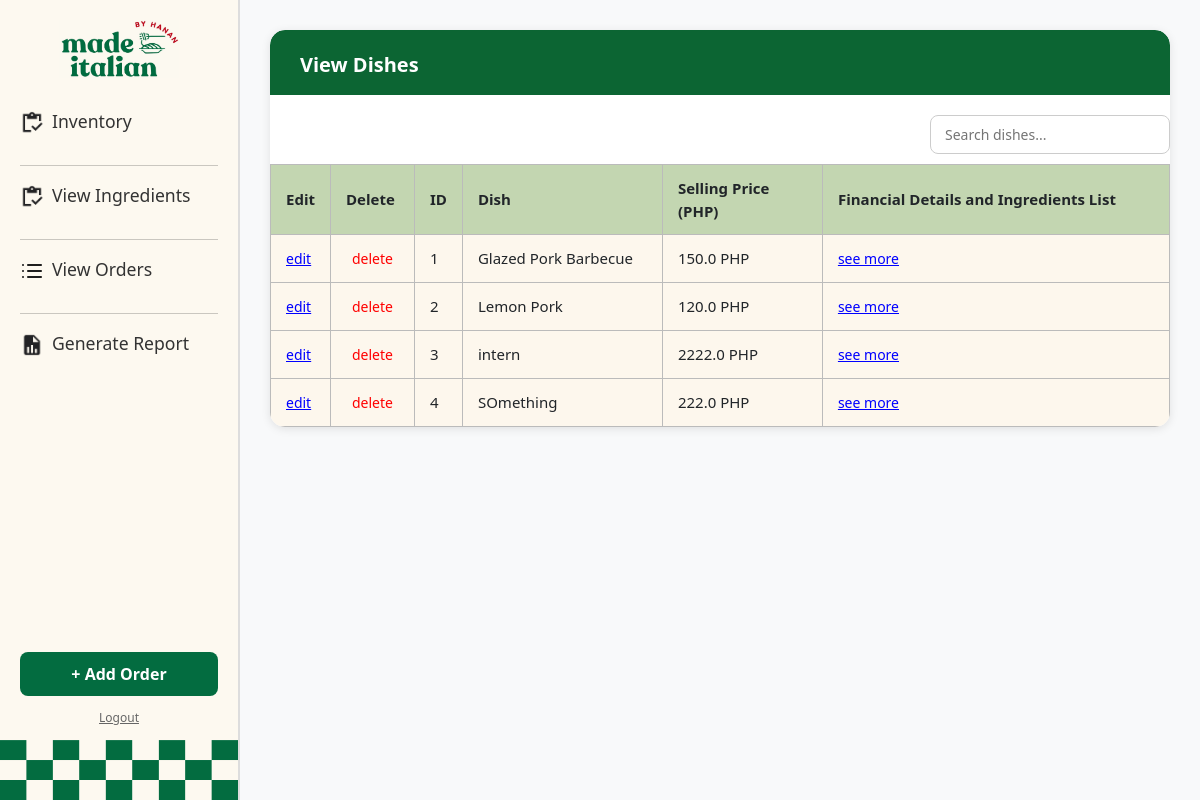
/dishes, run on the app's committed database.
### hananApp/models.py (models this page shows)
class Dish(models.Model):
    id = models.BigAutoField(primary_key=True)
    name = models.CharField(max_length=255)
    price = models.FloatField()

### hananApp/views.py (the view)
# urls.py: path('dishes', views.dishes, name='dishes'),
def dishes(request):
    logger.info("Entered view: dishes")
    dishes = Dish.objects.prefetch_related('recipedetails_set__ingredient')
    for dish in dishes:
        total_cost = 0.0
        for rd in dish.recipedetails_set.all():
            total_cost += rd.quantity_used * rd.ingredient.price_per_unit
        dish.estimated_cost = round(total_cost, 2)  # Attach as a temporary attribute
    context = {
        'dishes': dishes
    }
    return render(request, 'hananApp/dishes.html', context)

### hananApp/templates/hananApp/dishes.html (shortened to what this page needs)
{% extends 'hananApp/base.html' %}
{% block content %}
<div class="table-wrapper">
    <div class="table-header">View Dishes</div>
    <div class="search-container">
        <input type="text" id="dishSearch" placeholder="Search dishes...">
    </div>
    <table class="dishes-table" id="dishesTable">
        <thead>
            <tr>
                <th style="width: 60px;">Edit</th>
                <th style="width: 60px;">Delete</th>
                <th style="width: 40px;">ID</th>
                <th style="width: 200px;">Dish</th>
                <th style="width: 160px;">Selling Price (PHP)</th>
                <th>Financial Details and Ingredients List</th>
            </tr>
        </thead>
        <tbody>
            {% for dish in dishes %}
            <tr>
                <td><a href="{% url 'edit_dish' dish.id %}" class="edit-btn">edit</a></td>
                <td>
                    <form action="{% url 'delete_dish' dish.id %}" method="POST" style="display:inline;">
                        <button type="submit" style="border:none; background:none; color:red; cursor:pointer; font-size:14px;" onclick="return confirm('Are you sure you want to delete this dish?');">
                            delete
                        </button>
                    </form>
                </td>
                <td>{{ forloop.counter }}</td>
                <td class="dish-name">{{ dish.name }}</td>
                <td>{{ dish.price }} PHP</td>
                <td>
                    <a href="#"
                       class="see-more-link"
                       data-name="{{ dish.name }}"
                       data-price="{{ dish.price }}"
                       data-cost="{{ dish.estimated_cost }}"
                       data-ingredients='[
                           {% for rd in dish.recipedetails_set.all %}
                               {"name": "{{ rd.ingredient.name }}", "quantity": "{{ rd.quantity_used }}", "unit": "{{ rd.ingredient.get_unit_display }}"}
                               {% if not forloop.last %},{% endif %}
                           {% endfor %}
                       ]'>
                       see more
                    </a>
                </td>
            </tr>
            {% endfor %}
        </tbody>
    </table>
</div>
{% endblock %}

### hananApp/templates/hananApp/dishes.html (style rules this page uses)
.search-container { margin: 20px 0 10px; display: flex; justify-content: flex-end; }
.search-container input { padding: 8px 14px; border-radius: 8px; border: 1px solid #ccc; font-size: 14px; width: 240px; }
.table-wrapper { background-color: #ffffff; border-radius: 15px; box-shadow: 0 2px 10px rgba(0,0,0,0.1); overflow: hidden; margin-bottom: 30px; }
.table-header { background-color: #0c6533; color: white; padding: 20px 30px 15px; font-size: 20px; font-weight: bold; border-top-left-radius: 15px; border-top-right-radius: 15px; }
.dishes-table { width: 100%; border-collapse: collapse; background-color: #fdf7ed; }
.dishes-table th, .dishes-table td { border: 1px solid #bbb; padding: 12px 15px; font-size: 15px; text-align: left; }
.dishes-table th { background-color: #c3d6b1; font-weight: bold; }
.edit-btn, .see-more-link { color: blue; text-decoration: underline; font-weight: normal; font-size: 14px; cursor: pointer; }

### data on the page
Dish: name "Glazed Pork Barbecue", price "150.0"
Dish: name "Lemon Pork", price "120.0"
Dish: name "intern", price "2222.0"
Dish: name "SOmething", price "222.0"
